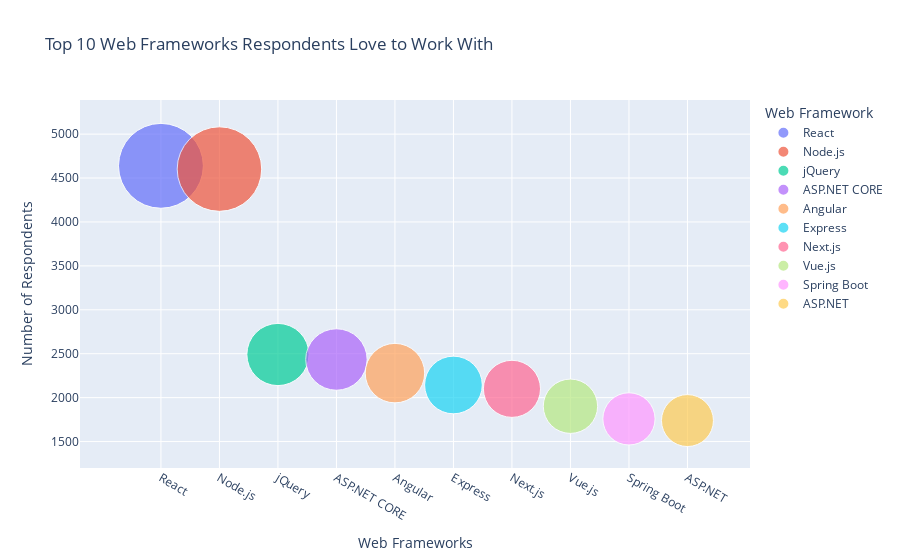

The cell this chart's notebook holds for it:
### Code cell
df = df.dropna(subset=['WebframeHaveWorkedWith'])

webframes_series = df['WebframeHaveWorkedWith'].str.split(';').explode()

webframe_counts = webframes_series.value_counts().head(10)

bubble_data = pd.DataFrame({'Web Framework': webframe_counts.index, 'Count': webframe_counts.values})

fig = px.scatter(
    bubble_data,
    x='Web Framework',
    y='Count',
    size='Count',
    color='Web Framework',
    title='Top 10 Web Frameworks Respondents Love to Work With',
    labels={'Count': 'Number of Respondents'},
    size_max=60
)

fig.update_layout(xaxis_title='Web Frameworks', yaxis_title='Number of Respondents')
fig.show()

### Figure 1 — Plotly figure (JSON) as saved in the notebook; plotly's stock layout.template omitted (floating-point values rounded to 4 significant figures)
{"data": [{"hovertemplate": "Web Framework=%{x}<br>Number of Respondents=%{marker.size}<extra></extra>", "legendgroup": "React", "marker": {"color": "#636efa", "size": [4639], "sizemode": "area", "sizeref": 1.289, "symbol": "circle"}, "mode": "markers", "name": "React", "orientation": "v", "showlegend": true, "type": "scatter", "x": ["React"], "xaxis": "x", "y": [4639], "yaxis": "y"}, {"hovertemplate": "Web Framework=%{x}<br>Number of Respondents=%{marker.size}<extra></extra>", "legendgroup": "Node.js", "marker": {"color": "#EF553B", "size": [4602], "sizemode": "area", "sizeref": 1.289, "symbol": "circle"}, "mode": "markers", "name": "Node.js", "orientation": "v", "showlegend": true, "type": "scatter", "x": ["Node.js"], "xaxis": "x", "y": [4602], "yaxis": "y"}, {"hovertemplate": "Web Framework=%{x}<br>Number of Respondents=%{marker.size}<extra></extra>", "legendgroup": "jQuery", "marker": {"color": "#00cc96", "size": [2491], "sizemode": "area", "sizeref": 1.289, "symbol": "circle"}, "mode": "markers", "name": "jQuery", "orientation": "v", "showlegend": true, "type": "scatter", "x": ["jQuery"], "xaxis": "x", "y": [2491], "yaxis": "y"}, {"hovertemplate": "Web Framework=%{x}<br>Number of Respondents=%{marker.size}<extra></extra>", "legendgroup": "ASP.NET CORE", "marker": {"color": "#ab63fa", "size": [2434], "sizemode": "area", "sizeref": 1.289, "symbol": "circle"}, "mode": "markers", "name": "ASP.NET CORE", "orientation": "v", "showlegend": true, "type": "scatter", "x": ["ASP.NET CORE"], "xaxis": "x", "y": [2434], "yaxis": "y"}, {"hovertemplate": "Web Framework=%{x}<br>Number of Respondents=%{marker.size}<extra></extra>", "legendgroup": "Angular", "marker": {"color": "#FFA15A", "size": [2279], "sizemode": "area", "sizeref": 1.289, "symbol": "circle"}, "mode": "markers", "name": "Angular", "orientation": "v", "showlegend": true, "type": "scatter", "x": ["Angular"], "xaxis": "x", "y": [2279], "yaxis": "y"}, {"hovertemplate": "Web Framework=%{x}<br>Number of Respondents=%{marker.size}<extra></extra>", "legendgroup": "Express", "marker": {"color": "#19d3f3", "size": [2144], "sizemode": "area", "sizeref": 1.289, "symbol": "circle"}, "mode": "markers", "name": "Express", "orientation": "v", "showlegend": true, "type": "scatter", "x": ["Express"], "xaxis": "x", "y": [2144], "yaxis": "y"}, {"hovertemplate": "Web Framework=%{x}<br>Number of Respondents=%{marker.size}<extra></extra>", "legendgroup": "Next.js", "marker": {"color": "#FF6692", "size": [2100], "sizemode": "area", "sizeref": 1.289, "symbol": "circle"}, "mode": "markers", "name": "Next.js", "orientation": "v", "showlegend": true, "type": "scatter", "x": ["Next.js"], "xaxis": "x", "y": [2100], "yaxis": "y"}, {"hovertemplate": "Web Framework=%{x}<br>Number of Respondents=%{marker.size}<extra></extra>", "legendgroup": "Vue.js", "marker": {"color": "#B6E880", "size": [1902], "sizemode": "area", "sizeref": 1.289, "symbol": "circle"}, "mode": "markers", "name": "Vue.js", "orientation": "v", "showlegend": true, "type": "scatter", "x": ["Vue.js"], "xaxis": "x", "y": [1902], "yaxis": "y"}, {"hovertemplate": "Web Framework=%{x}<br>Number of Respondents=%{marker.size}<extra></extra>", "legendgroup": "Spring Boot", "marker": {"color": "#FF97FF", "size": [1758], "sizemode": "area", "sizeref": 1.289, "symbol": "circle"}, "mode": "markers", "name": "Spring Boot", "orientation": "v", "showlegend": true, "type": "scatter", "x": ["Spring Boot"], "xaxis": "x", "y": [1758], "yaxis": "y"}, {"hovertemplate": "Web Framework=%{x}<br>Number of Respondents=%{marker.size}<extra></extra>", "legendgroup": "ASP.NET", "marker": {"color": "#FECB52", "size": [1739], "sizemode": "area", "sizeref": 1.289, "symbol": "circle"}, "mode": "markers", "name": "ASP.NET", "orientation": "v", "showlegend": true, "type": "scatter", "x": ["ASP.NET"], "xaxis": "x", "y": [1739], "yaxis": "y"}], "layout": {"legend": {"itemsizing": "constant", "title": {"text": "Web Framework"}, "tracegroupgap": 0}, "title": {"text": "Top 10 Web Frameworks Respondents Love to Work With"}, "xaxis": {"anchor": "y", "categoryarray": ["React", "Node.js", "jQuery", "ASP.NET CORE", "Angular", "Express", "Next.js", "Vue.js", "Spring Boot", "ASP.NET"], "categoryorder": "array", "domain": [0, 1], "title": {"text": "Web Frameworks"}}, "yaxis": {"anchor": "x", "domain": [0, 1], "title": {"text": "Number of Respondents"}}}}
